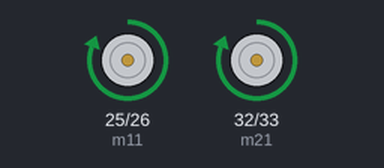
Bench run of a sketch on a simulated Arduino Mega 2560, built with avr-gcc and run on an emulated ATmega2560. Parts: motor-driver pin pairs drawn as motors (green arrow = first pin HIGH = forward, orange = second pin HIGH = backward, longer = more drive, scaled by the enable pin).

Above: at 2.5 s.
At 7.5 s:
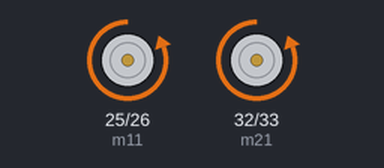
At 12.5 s:
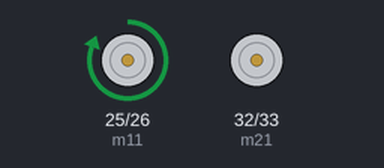
At 22.5 s:
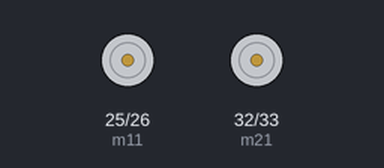
Timing chart, 0 to 32.5 s (numbered marks = the images above):
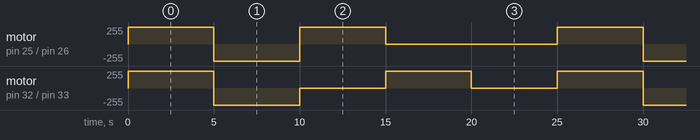

The sketch:

Controlling_Robot_Movements.ino
```cpp
#define m11 25
#define m12 26
#define m21 32
#define m22 33

#define LEN   2   //Left pin Enable
#define REN   4  //Right pin Enable

void setup() {
  // put your setup code here, to run once:
  Serial.begin(115200);
  pinMode(m11, OUTPUT);
  pinMode(m12, OUTPUT);
  pinMode(m21, OUTPUT);
  pinMode(m22, OUTPUT);
  pinMode(LEN,OUTPUT);
  pinMode(REN,OUTPUT);

}

void loop() {
  // put your main code here, to run repeatedly:
 analogWrite(LEN,255);
 analogWrite(REN,255);

 forward();
 delay(5000);
 backward();
 delay(5000);
 left();
 delay(5000);
 right();
 delay(5000);
 halt();
delay(5000);
}

void forward()
{
   digitalWrite(m11,HIGH);
   digitalWrite(m12,LOW);
   digitalWrite(m21,HIGH);
   digitalWrite(m22,LOW);

}
void backward()
{
   digitalWrite(m11,LOW);
   digitalWrite(m12,HIGH);
   digitalWrite(m21,LOW);
   digitalWrite(m22,HIGH);
}
void left()
{
   digitalWrite(m11,HIGH);
   digitalWrite(m12,LOW);
   digitalWrite(m21,LOW);
   digitalWrite(m22,LOW);
}
void right()
{
   digitalWrite(m11,LOW);
   digitalWrite(m12,LOW);
   digitalWrite(m21,HIGH);
   digitalWrite(m22,LOW);
}
void halt()
{
  digitalWrite(4,LOW);
   digitalWrite(5,LOW);
   digitalWrite(7,LOW);
   digitalWrite(8,LOW);
}
```

Measured:
- by itself, motor on pin 32 (m21) / pin 33 (m22): repeats every 25.0 s: backward 255/255 5.0 s, 2 × (stopped 5.0 s, forward 255/255 5.0 s)
- by itself, motor on pin 25 (m11) / pin 26 (m12): repeats every 25.0 s: backward 255/255 5.0 s, forward 255/255 5.0 s, stopped 10.0 s, forward 255/255 5.0 s
